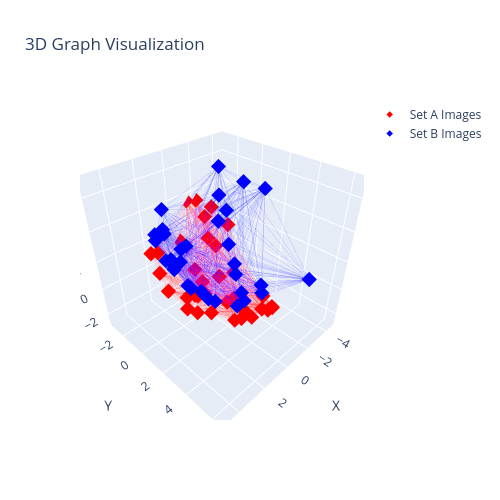

The notebook cell saved with this chart:
### Code cell
# Now, let's visualize again, but this time the data for graph_b has been translated
utils.vis.plot_3D_graph(graph_a, graph_b)

### Figure 1 — Plotly figure (JSON) as saved in the notebook; plotly's stock layout.template omitted (floating-point values rounded to 4 significant figures; data arrays with more than 128 entries replaced by an {"elided": "..."} marker saying what was removed)
{"data": [{"hovertemplate": "%{x:.2f}, %{y:.2f}, %{z:.2f}<extra></extra>", "marker": {"color": "red", "opacity": 1.0, "size": 5, "symbol": "diamond"}, "mode": "markers", "name": "Set A Images", "x": [-1.421, -0.8713, -1.208, -0.7221, -0.6855, -1.979, -2.884, -0.2181, 0.4064, 0.5523, 1.295, 0.8509, -0.8193, 2.713, 2.669, 2.701, 1.162, 1.093, -1.197, 0.3296, -2.434, 1.633, -0.8214, -0.3578, -2.979, -2.723, 2.959, -4.092, -2.857, -3.325, -2.277, 3.459, -1.567, -0.6984], "y": [1.098, 1.028, 4.356, -1.162, 2.849, -0.8207, -0.3136, -0.3687, -0.3864, -0.4763, -0.3722, 1.361, -1.993, 1.397, 2.205, -0.3182, 3.597, 4.029, 3.642, 4.133, 2.719, -2.548, 4.668, 4.71, -2.173, -2.685, -1.256, -2.08, -3.129, -2.922, -3.304, 0.1433, -3.425, -3.257], "z": [-2.018, -2.036, -0.5255, -1.498, -1.62, -1.553, -1.422, -1.767, -1.599, -1.514, -1.184, -1.627, -0.9369, -0.07628, 0.1284, 0.1976, -0.5108, -0.1331, -1.168, -0.4878, -1.435, 1.333, -0.1491, -0.01577, -0.1002, 0.4366, 2.535, 1.196, 1.911, 2.552, 3.306, 2.166, 3.46, 0.8472], "type": "scatter3d"}, {"hovertemplate": "%{x:.2f}, %{y:.2f}, %{z:.2f}<extra></extra>", "marker": {"color": "blue", "opacity": 1.0, "size": 5, "symbol": "diamond"}, "mode": "markers", "name": "Set B Images", "x": [0.4944, -0.4425, 4.309, -0.6856, -0.106, -0.9203, 3.908, 2.633, 2.249, 3.303, 1.627, 1.133, -1.465, 2.842, 3.155, 3.729, 2.379, 2.872, -1.622, -2.278, -2.097, -3.338, -2.104, -4.056, 3.593, 3.982, 4.46, 4.124, 3.708, 2.112, 3.193, 3.424, 3.413, -0.8372], "y": [3.447, 2.126, 2.046, 3.85, 4.386, 1.562, 3.279, 2.53, 0.4552, 2.293, -0.2139, -0.3562, 0.5354, 3.807, 3.652, 4.013, 4.849, 5.713, -0.5151, -0.4664, -0.9335, -0.08167, -0.9564, 1.02, 0.2956, 0.8914, 2.904, 2.386, 1.793, -1.03, 0.5493, 0.7695, 1.22, 6.681], "z": [1.013, 1.062, 4.386, 1.102, 1.19, 1.284, 3.209, 1.828, 2.457, 2.459, 2.699, 2.621, 1.958, 2.063, 2.31, 3.132, 2.122, 3.298, 3.095, 3.609, 4.531, 5.275, 6.33, 4.961, 4.732, 4.822, 4.607, 3.944, 3.48, 5.087, 4.702, 5.159, 3.585, 2.996], "type": "scatter3d"}, {"hoverinfo": "skip", "line": {"color": "rgba(255,0,0,0.6)", "width": 1}, "mode": "lines", "opacity": 0.3, "showlegend": false, "x": {"elided": "1461 float values"}, "y": {"elided": "1461 float values"}, "z": {"elided": "1461 float values"}, "type": "scatter3d"}, {"hoverinfo": "skip", "line": {"color": "rgba(0,0,255,0.6)", "width": 1}, "mode": "lines", "opacity": 0.3, "showlegend": false, "x": {"elided": "1299 float values"}, "y": {"elided": "1299 float values"}, "z": {"elided": "1299 float values"}, "type": "scatter3d"}], "layout": {"scene": {"xaxis": {"title": {"text": "X"}, "range": [-4.869, 5.238]}, "yaxis": {"title": {"text": "Y"}, "range": [-3.425, 6.681]}, "zaxis": {"title": {"text": "Z"}, "range": [-2.906, 7.2]}, "aspectmode": "cube"}, "title": {"text": "3D Graph Visualization"}, "width": 500, "height": 500}}
